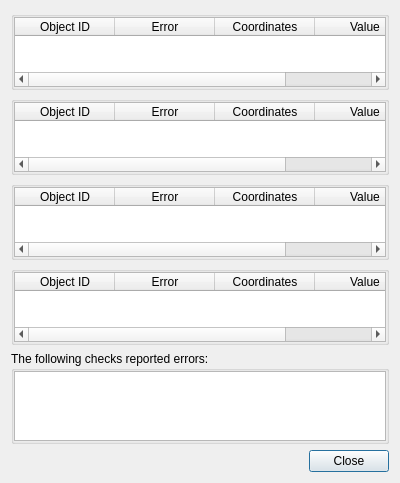
<?xml version="1.0" encoding="UTF-8"?>
<ui version="4.0">
 <class>QgsGeometryCheckerFixSummaryDialog</class>
 <widget class="QDialog" name="QgsGeometryCheckerFixSummaryDialog">
  <property name="geometry">
   <rect>
    <x>0</x>
    <y>0</y>
    <width>400</width>
    <height>442</height>
   </rect>
  </property>
  <property name="windowTitle">
   <string>Summary</string>
  </property>
  <layout class="QVBoxLayout" name="verticalLayout">
   <item>
    <widget class="QGroupBox" name="groupBoxFixedErrors">
     <property name="title">
      <string/>
     </property>
     <layout class="QVBoxLayout" name="verticalLayout_5">
      <property name="leftMargin">
       <number>0</number>
      </property>
      <property name="topMargin">
       <number>0</number>
      </property>
      <property name="rightMargin">
       <number>0</number>
      </property>
      <property name="bottomMargin">
       <number>0</number>
      </property>
      <item>
       <widget class="QTableWidget" name="tableWidgetFixedErrors">
        <property name="selectionBehavior">
         <enum>QAbstractItemView::SelectRows</enum>
        </property>
        <attribute name="horizontalHeaderStretchLastSection">
         <bool>true</bool>
        </attribute>
        <attribute name="verticalHeaderVisible">
         <bool>false</bool>
        </attribute>
        <column>
         <property name="text">
          <string>Object ID</string>
         </property>
        </column>
        <column>
         <property name="text">
          <string>Error</string>
         </property>
        </column>
        <column>
         <property name="text">
          <string>Coordinates</string>
         </property>
        </column>
        <column>
         <property name="text">
          <string>Value</string>
         </property>
        </column>
       </widget>
      </item>
     </layout>
    </widget>
   </item>
   <item>
    <widget class="QGroupBox" name="groupBoxNotFixed">
     <property name="title">
      <string/>
     </property>
     <layout class="QVBoxLayout" name="verticalLayout_2">
      <property name="spacing">
       <number>0</number>
      </property>
      <property name="leftMargin">
       <number>0</number>
      </property>
      <property name="topMargin">
       <number>0</number>
      </property>
      <property name="rightMargin">
       <number>0</number>
      </property>
      <property name="bottomMargin">
       <number>0</number>
      </property>
      <item>
       <widget class="QTableWidget" name="tableWidgetNotFixed">
        <property name="selectionBehavior">
         <enum>QAbstractItemView::SelectRows</enum>
        </property>
        <attribute name="horizontalHeaderStretchLastSection">
         <bool>true</bool>
        </attribute>
        <attribute name="verticalHeaderVisible">
         <bool>false</bool>
        </attribute>
        <column>
         <property name="text">
          <string>Object ID</string>
         </property>
        </column>
        <column>
         <property name="text">
          <string>Error</string>
         </property>
        </column>
        <column>
         <property name="text">
          <string>Coordinates</string>
         </property>
        </column>
        <column>
         <property name="text">
          <string>Value</string>
         </property>
        </column>
       </widget>
      </item>
     </layout>
    </widget>
   </item>
   <item>
    <widget class="QGroupBox" name="groupBoxNewErrors">
     <property name="title">
      <string/>
     </property>
     <layout class="QVBoxLayout" name="verticalLayout_3">
      <property name="spacing">
       <number>0</number>
      </property>
      <property name="leftMargin">
       <number>0</number>
      </property>
      <property name="topMargin">
       <number>0</number>
      </property>
      <property name="rightMargin">
       <number>0</number>
      </property>
      <property name="bottomMargin">
       <number>0</number>
      </property>
      <item>
       <widget class="QTableWidget" name="tableWidgetNewErrors">
        <property name="selectionBehavior">
         <enum>QAbstractItemView::SelectRows</enum>
        </property>
        <attribute name="horizontalHeaderStretchLastSection">
         <bool>true</bool>
        </attribute>
        <attribute name="verticalHeaderVisible">
         <bool>false</bool>
        </attribute>
        <column>
         <property name="text">
          <string>Object ID</string>
         </property>
        </column>
        <column>
         <property name="text">
          <string>Error</string>
         </property>
        </column>
        <column>
         <property name="text">
          <string>Coordinates</string>
         </property>
        </column>
        <column>
         <property name="text">
          <string>Value</string>
         </property>
        </column>
       </widget>
      </item>
     </layout>
    </widget>
   </item>
   <item>
    <widget class="QGroupBox" name="groupBoxObsoleteErrors">
     <property name="title">
      <string/>
     </property>
     <layout class="QVBoxLayout" name="verticalLayout_4">
      <property name="spacing">
       <number>0</number>
      </property>
      <property name="leftMargin">
       <number>0</number>
      </property>
      <property name="topMargin">
       <number>0</number>
      </property>
      <property name="rightMargin">
       <number>0</number>
      </property>
      <property name="bottomMargin">
       <number>0</number>
      </property>
      <item>
       <widget class="QTableWidget" name="tableWidgetObsoleteErrors">
        <property name="selectionBehavior">
         <enum>QAbstractItemView::SelectRows</enum>
        </property>
        <attribute name="horizontalHeaderStretchLastSection">
         <bool>true</bool>
        </attribute>
        <attribute name="verticalHeaderVisible">
         <bool>false</bool>
        </attribute>
        <column>
         <property name="text">
          <string>Object ID</string>
         </property>
        </column>
        <column>
         <property name="text">
          <string>Error</string>
         </property>
        </column>
        <column>
         <property name="text">
          <string>Coordinates</string>
         </property>
        </column>
        <column>
         <property name="text">
          <string>Value</string>
         </property>
        </column>
       </widget>
      </item>
     </layout>
    </widget>
   </item>
   <item>
    <spacer name="verticalSpacer">
     <property name="orientation">
      <enum>Qt::Vertical</enum>
     </property>
     <property name="sizeHint" stdset="0">
      <size>
       <width>20</width>
       <height>40</height>
      </size>
     </property>
    </spacer>
   </item>
   <item>
    <widget class="QGroupBox" name="groupBoxMessages">
     <property name="title">
      <string>The following checks reported errors:</string>
     </property>
     <layout class="QHBoxLayout" name="horizontalLayout">
      <property name="spacing">
       <number>0</number>
      </property>
      <property name="leftMargin">
       <number>0</number>
      </property>
      <property name="topMargin">
       <number>0</number>
      </property>
      <property name="rightMargin">
       <number>0</number>
      </property>
      <property name="bottomMargin">
       <number>0</number>
      </property>
      <item>
       <widget class="QPlainTextEdit" name="plainTextEditMessages"/>
      </item>
     </layout>
    </widget>
   </item>
   <item>
    <widget class="QDialogButtonBox" name="buttonBox">
     <property name="orientation">
      <enum>Qt::Horizontal</enum>
     </property>
     <property name="standardButtons">
      <set>QDialogButtonBox::Close</set>
     </property>
    </widget>
   </item>
  </layout>
 </widget>
 <resources/>
 <connections>
  <connection>
   <sender>buttonBox</sender>
   <signal>accepted()</signal>
   <receiver>QgsGeometryCheckerFixSummaryDialog</receiver>
   <slot>accept()</slot>
   <hints>
    <hint type="sourcelabel">
     <x>248</x>
     <y>254</y>
    </hint>
    <hint type="destinationlabel">
     <x>157</x>
     <y>274</y>
    </hint>
   </hints>
  </connection>
  <connection>
   <sender>buttonBox</sender>
   <signal>rejected()</signal>
   <receiver>QgsGeometryCheckerFixSummaryDialog</receiver>
   <slot>reject()</slot>
   <hints>
    <hint type="sourcelabel">
     <x>316</x>
     <y>260</y>
    </hint>
    <hint type="destinationlabel">
     <x>286</x>
     <y>274</y>
    </hint>
   </hints>
  </connection>
 </connections>
</ui>
